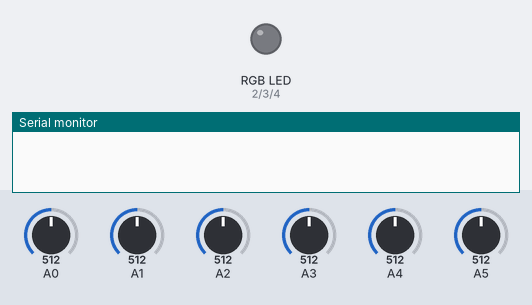
Bench run of a sketch on a simulated Arduino Uno, built with avr-gcc and run on an emulated ATmega328P. Parts: an RGB LED mixed from three pins (HIGH = lit), the last lines printed to the serial monitor. The test bench sets the inputs (shaded band); at power-on: A0 = 512, A1 = 512, A2 = 512, A3 = 512, A4 = 512, A5 = 512. Dim RGB values are drawn brighter than linear; random numbers use the default seed unless the sketch sets one.

Above: at 0.1 s.
At 4.96 s:
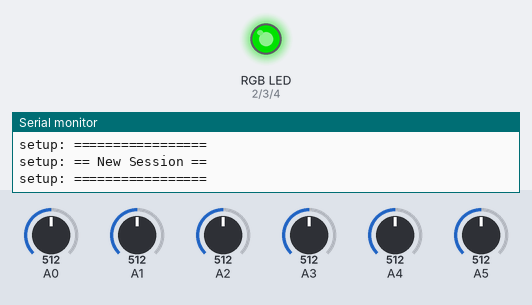
At 8.52 s:
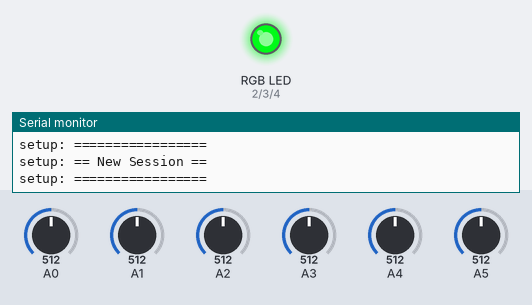
At 18.16 s:
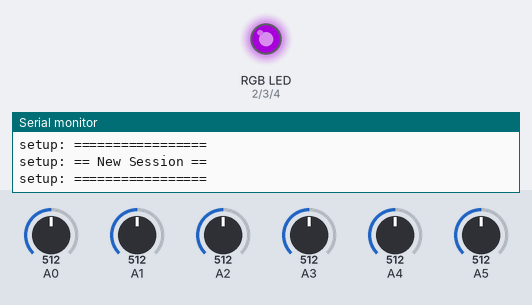
At 27.2 s:
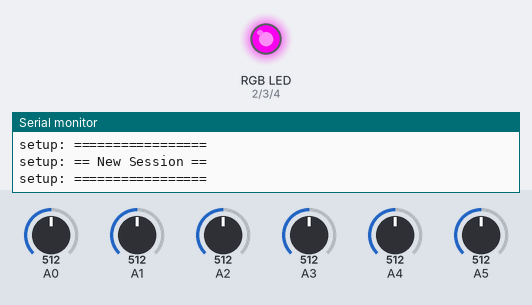
At 38.64 s:
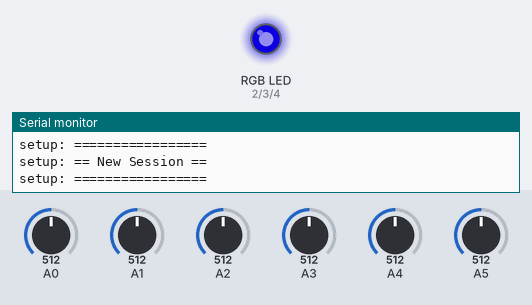
Timing chart, 0 to 40.0 s (numbered marks = the images above):
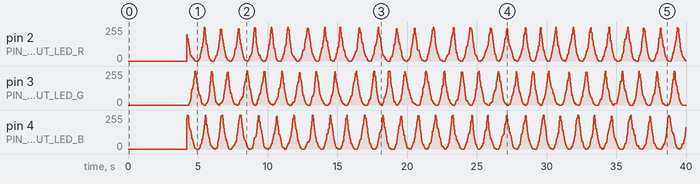

The sketch:

Pixy.ino
```cpp
// (licence header left out)
#include "Headers/common.h"
#include "Headers/gamma.h"
#include "Headers/pwm.h"
/////////////////////////////////////////////////////////////////////////////////////////////////////////////////////////////
#define NAMEOF(x) #x
/////////////////////////////////////////////////////////////////////////////////////////////////////////////////////////////
// Program constants:
/////////////////////////////////////////////////////////////////////////////////////////////////////////////////////////////
const uint8_t FW_VERSION_MAJOR = 1;
const uint8_t FW_VERSION_MINOR = 0;
const uint8_t FW_VERSION_PATCH = 0;
/////////////////////////////////////////////////////////////////////////////////////////////////////////////////////////////
const uint8_t SERIAL_OUT = true;
const uint8_t PIN_OUTPUT_LED_R = 2;
const uint8_t PIN_OUTPUT_LED_G = 3;
const uint8_t PIN_OUTPUT_LED_B = 4;
/////////////////////////////////////////////////////////////////////////////////////////////////////////////////////////////
const uint8_t RANDOM_BLEND_LOWERBOUND = 1;  // Increase/decrease by a random amount for each PWM cycle.
const uint8_t RANDOM_BLEND_UPPERBOUND = 20;
/////////////////////////////////////////////////////////////////////////////////////////////////////////////////////////////
// Types:
/////////////////////////////////////////////////////////////////////////////////////////////////////////////////////////////
typedef enum CHANNEL : uint8_t {
  CHANNEL_RED,
  CHANNEL_GREEN,
  CHANNEL_BLUE,
  CHANNEL_COUNT  // Must be last; for iterating/bounds.
} CHANNEL_T;
/////////////////////////////////////////////////////////////////////////////////////////////////////////////////////////////
typedef enum CHANNEL_STATE : uint8_t {
  CHANNEL_STATE_RISING,
  CHANNEL_STATE_FALLING,
  CHANNEL_STATE_COUNT  // Must be last; for iterating/bounds.
} CHANNEL_STATE_T;
/////////////////////////////////////////////////////////////////////////////////////////////////////////////////////////////
// Initial setup.
/////////////////////////////////////////////////////////////////////////////////////////////////////////////////////////////
void setup(void) {
  ///////////////////////////////////////////////////////////////////////////////////////////////////////////////////////////
  // Hard delay in case of DC power chatter or rapid connect/disconnect of power.
  ///////////////////////////////////////////////////////////////////////////////////////////////////////////////////////////
  delay(3000);
  ///////////////////////////////////////////////////////////////////////////////////////////////////////////////////////////
  setupSeed();
  ///////////////////////////////////////////////////////////////////////////////////////////////////////////////////////////
  softwarePwmBegin();
  ///////////////////////////////////////////////////////////////////////////////////////////////////////////////////////////
  if (SERIAL_OUT) {
    Serial.begin(9600);
    delayInternalSeconds(1, interruptHandler);
    serialWrite(__func__, "=================");
    serialWrite(__func__, "== New Session ==");
    serialWrite(__func__, "=================");
  }
}
/////////////////////////////////////////////////////////////////////////////////////////////////////////////////////////////
// Main program loop.
/////////////////////////////////////////////////////////////////////////////////////////////////////////////////////////////
void loop(void) {
  //*
  blendPwmTest();
  delayInternalMilliseconds(25, interruptHandler);
  //*/
  ///////////////////////////////////////////////////////////////////////////////////////////////////////////////////////////
  /*
  softwarePwmTest(1000);
  delayInternalSeconds(1, interruptHandler);
  //*/
}
/////////////////////////////////////////////////////////////////////////////////////////////////////////////////////////////
// Gamma corrected blend test for each channel.
/////////////////////////////////////////////////////////////////////////////////////////////////////////////////////////////
void blendPwmTest(void) {
  static CHANNEL_T eChannelR = CHANNEL_RED,
                   eChannelG = CHANNEL_GREEN,
                   eChannelB = CHANNEL_BLUE;
  ///////////////////////////////////////////////////////////////////////////////////////////////////////////////////////////
  static uint8_t ubChannelRPwm = (uint8_t)random(0, UINT8_MAX + 1),
                 ubChannelGPwm = (uint8_t)random(0, UINT8_MAX + 1),
                 ubChannelBPwm = (uint8_t)random(0, UINT8_MAX + 1);
  ///////////////////////////////////////////////////////////////////////////////////////////////////////////////////////////
  static CHANNEL_STATE_T eChannelRState = (CHANNEL_STATE_T)random(CHANNEL_STATE_COUNT),
                         eChannelGState = (CHANNEL_STATE_T)random(CHANNEL_STATE_COUNT),
                         eChannelBState = (CHANNEL_STATE_T)random(CHANNEL_STATE_COUNT);
  ///////////////////////////////////////////////////////////////////////////////////////////////////////////////////////////
  handleBlendChannel(&eChannelR, &eChannelRState, &ubChannelRPwm);
  handleBlendChannel(&eChannelG, &eChannelGState, &ubChannelGPwm);
  handleBlendChannel(&eChannelB, &eChannelBState, &ubChannelBPwm);
}
/////////////////////////////////////////////////////////////////////////////////////////////////////////////////////////////
void handleBlendChannel(CHANNEL_T* const p_eChannel, CHANNEL_STATE_T* const p_eChannelState, uint8_t* const p_ubChannelPwm) {
  if (*p_eChannelState == CHANNEL_STATE_RISING) {
    softwarePwmAnalogWrite(getPinForChannel(*p_eChannel), getGammaCorrectnessForChannel(*p_eChannel, *p_ubChannelPwm));
    /////////////////////////////////////////////////////////////////////////////////////////////////////////////////////////
    if (*p_ubChannelPwm >= UINT8_MAX) {
      *p_eChannelState = CHANNEL_STATE_FALLING;
    } else {
      uint8_t ubIncrease = (uint8_t)random(RANDOM_BLEND_LOWERBOUND, RANDOM_BLEND_UPPERBOUND + 1);
      if (*p_ubChannelPwm <= (UINT8_MAX - ubIncrease)) {
        *p_ubChannelPwm += ubIncrease;
      } else {
        *p_ubChannelPwm = UINT8_MAX;
      }
    }
  } else {
    softwarePwmAnalogWrite(getPinForChannel(*p_eChannel), getGammaCorrectnessForChannel(*p_eChannel, *p_ubChannelPwm));
    /////////////////////////////////////////////////////////////////////////////////////////////////////////////////////////
    if (*p_ubChannelPwm <= 0) {
      *p_eChannelState = CHANNEL_STATE_RISING;
    } else {
      uint8_t ubDecrease = (uint8_t)random(RANDOM_BLEND_LOWERBOUND, RANDOM_BLEND_UPPERBOUND + 1);
      if (*p_ubChannelPwm >= ubDecrease) {
        *p_ubChannelPwm -= ubDecrease;
      } else {
        *p_ubChannelPwm = 0;
      }
    }
  }
}
/////////////////////////////////////////////////////////////////////////////////////////////////////////////////////////////
uint8_t getGammaCorrectnessForChannel(CHANNEL_T eChannel, uint8_t ubPwm) {
  uint8_t ubGammaCorrectedPwm;

  switch (eChannel) {
    case CHANNEL_RED:
      {
        ubGammaCorrectedPwm = gammaCorrectedRed(ubPwm);
        break;
      }
    case CHANNEL_GREEN:
      {
        ubGammaCorrectedPwm = gammaCorrectedGreen(ubPwm);
        break;
      }
    case CHANNEL_BLUE:
      {
        ubGammaCorrectedPwm = gammaCorrectedBlue(ubPwm);
        break;
      }
    default:
      {
        serialWrite(__func__, "Error: Uncased channel.");
      }
  }

  return ubGammaCorrectedPwm;
}
/////////////////////////////////////////////////////////////////////////////////////////////////////////////////////////////
void serialWrite(const char* const szFunctionName, const char* const szMessage) {
  Serial.print(szFunctionName);
  Serial.print(": ");
  Serial.println(szMessage);
}
/////////////////////////////////////////////////////////////////////////////////////////////////////////////////////////////
uint8_t getPinForChannel(CHANNEL_T eChannel) {
  uint8_t ubPin;
  switch (eChannel) {
    case CHANNEL_RED:
      {
        ubPin = PIN_OUTPUT_LED_R;
        break;
      }
    case CHANNEL_GREEN:
      {
        ubPin = PIN_OUTPUT_LED_G;
        break;
      }
    case CHANNEL_BLUE:
      {
        ubPin = PIN_OUTPUT_LED_B;
        break;
      }
    default:
      {
        serialWrite(__func__, "Error: Uncased channel.");
      }
  }
  // Or return eChannel + 2.
  return ubPin;
}
/////////////////////////////////////////////////////////////////////////////////////////////////////////////////////////////
// Seed by mixing analog noise and runtime for a higher degree of entropy.
/////////////////////////////////////////////////////////////////////////////////////////////////////////////////////////////
void setupSeed(void) {
  unsigned long ulSeed = 0;

  for (uint8_t ubI = 0; ubI < 32; ubI++) {
    for (uint8_t ubPin = A0; ubPin <= A5; ubPin++) {
      ulSeed ^= analogRead(ubPin) << (ubI % 16);
    }
    ulSeed ^= micros();
    delayInternalMilliseconds(5, NULL);
  }

  randomSeed(ulSeed);
}
/////////////////////////////////////////////////////////////////////////////////////////////////////////////////////////////
// Gamma corrected fade test for each channel.
/////////////////////////////////////////////////////////////////////////////////////////////////////////////////////////////
void softwarePwmTest(uint16_t usPwmDelayUs) {
  uint16_t usI = 0;
  ///////////////////////////////////////////////////////////////////////////////////////////////////////////////////////////
  for (; usI < GAMMA_CHANNEL_MAX_VALUES; usI++) {
    softwarePwmAnalogWrite(PIN_OUTPUT_LED_R, gammaCorrectedRed(usI));
    delayInternalMicroseconds(usPwmDelayUs, interruptHandler);
  }
  for (usI = GAMMA_CHANNEL_MAX_VALUES - 1; usI > 0; usI--) {
    softwarePwmAnalogWrite(PIN_OUTPUT_LED_R, gammaCorrectedRed(usI));
    delayInternalMicroseconds(usPwmDelayUs, interruptHandler);
  }
  ///////////////////////////////////////////////////////////////////////////////////////////////////////////////////////////
  for (; usI < GAMMA_CHANNEL_MAX_VALUES; usI++) {
    softwarePwmAnalogWrite(PIN_OUTPUT_LED_G, gammaCorrectedGreen(usI));
    delayInternalMicroseconds(usPwmDelayUs, interruptHandler);
  }
  for (usI = GAMMA_CHANNEL_MAX_VALUES - 1; usI > 0; usI--) {
    softwarePwmAnalogWrite(PIN_OUTPUT_LED_G, gammaCorrectedGreen(usI));
    delayInternalMicroseconds(usPwmDelayUs, interruptHandler);
  }
  ///////////////////////////////////////////////////////////////////////////////////////////////////////////////////////////
  for (; usI < GAMMA_CHANNEL_MAX_VALUES; usI++) {
    softwarePwmAnalogWrite(PIN_OUTPUT_LED_B, gammaCorrectedBlue(usI));
    delayInternalMicroseconds(usPwmDelayUs, interruptHandler);
  }
  for (usI = GAMMA_CHANNEL_MAX_VALUES - 1; usI > 0; usI--) {
    softwarePwmAnalogWrite(PIN_OUTPUT_LED_B, gammaCorrectedBlue(usI));
    delayInternalMicroseconds(usPwmDelayUs, interruptHandler);
  }
  ///////////////////////////////////////////////////////////////////////////////////////////////////////////////////////////
  for (; usI < GAMMA_CHANNEL_MAX_VALUES; usI++) {
    softwarePwmAnalogWrite(PIN_OUTPUT_LED_R, gammaCorrectedRed(usI));
    softwarePwmAnalogWrite(PIN_OUTPUT_LED_G, gammaCorrectedGreen(usI));
    softwarePwmAnalogWrite(PIN_OUTPUT_LED_B, gammaCorrectedBlue(usI));
    delayInternalMicroseconds(usPwmDelayUs, interruptHandler);
  }
  for (usI = GAMMA_CHANNEL_MAX_VALUES - 1; usI > 0; usI--) {
    softwarePwmAnalogWrite(PIN_OUTPUT_LED_R, gammaCorrectedRed(usI));
    softwarePwmAnalogWrite(PIN_OUTPUT_LED_G, gammaCorrectedGreen(usI));
    softwarePwmAnalogWrite(PIN_OUTPUT_LED_B, gammaCorrectedBlue(usI));
    delayInternalMicroseconds(usPwmDelayUs, interruptHandler);
  }
}
/////////////////////////////////////////////////////////////////////////////////////////////////////////////////////////////
// Check on interrupts or other states while performing an internal delay. Fast code; no hard delays or waiting.
/////////////////////////////////////////////////////////////////////////////////////////////////////////////////////////////
void interruptHandler(void) {
}
/////////////////////////////////////////////////////////////////////////////////////////////////////////////////////////////
inline void red(uint8_t ubState) {
  digitalWrite(PIN_OUTPUT_LED_R, ubState);
}
/////////////////////////////////////////////////////////////////////////////////////////////////////////////////////////////
inline void green(uint8_t ubState) {
  digitalWrite(PIN_OUTPUT_LED_G, ubState);
}
/////////////////////////////////////////////////////////////////////////////////////////////////////////////////////////////
inline void blue(uint8_t ubState) {
  digitalWrite(PIN_OUTPUT_LED_B, ubState);
}
/////////////////////////////////////////////////////////////////////////////////////////////////////////////////////////////
// Internal second delay handler to check on tasks while waiting.
/////////////////////////////////////////////////////////////////////////////////////////////////////////////////////////////
void delayInternalSeconds(uint16_t usDelaySeconds, void (*p_fnInterruptHandler)(void)) {
  unsigned long ulMillisStart = millis();
  unsigned long usDelayMs = usDelaySeconds * 1000;

  if (p_fnInterruptHandler) {
    while ((millis() - ulMillisStart) < usDelayMs) {
      p_fnInterruptHandler();
    }
  } else {
    while ((millis() - ulMillisStart) < usDelayMs) {
      ;
    }
  }
}
/////////////////////////////////////////////////////////////////////////////////////////////////////////////////////////////
// Internal millisecond delay handler to check on tasks while waiting.
/////////////////////////////////////////////////////////////////////////////////////////////////////////////////////////////
void delayInternalMilliseconds(uint16_t usDelayMs, void (*p_fnInterruptHandler)(void)) {
  unsigned long ulMillisStart = millis();

  if (p_fnInterruptHandler) {
    while ((millis() - ulMillisStart) < usDelayMs) {
      p_fnInterruptHandler();
    }
  } else {
    while ((millis() - ulMillisStart) < usDelayMs) {
      ;
    }
  }
}
/////////////////////////////////////////////////////////////////////////////////////////////////////////////////////////////
// Internal microsecond delay handler to check on tasks while waiting.
/////////////////////////////////////////////////////////////////////////////////////////////////////////////////////////////
void delayInternalMicroseconds(uint16_t usDelayUs, void (*p_fnInterruptHandler)(void)) {
  unsigned long ulMicrosStart = micros();

  if (p_fnInterruptHandler) {
    while ((micros() - ulMicrosStart) < usDelayUs) {
      p_fnInterruptHandler();
    }
  } else {
    while ((micros() - ulMicrosStart) < usDelayUs) {
      ;
    }
  }
}
/////////////////////////////////////////////////////////////////////////////////////////////////////////////////////////////
```

common.h
```cpp
// (licence header left out)
#ifndef _COMMON_H_
#define _COMMON_H_
/////////////////////////////////////////////////////////////////////////////////////////////////////////////////////////////
// Headers:
/////////////////////////////////////////////////////////////////////////////////////////////////////////////////////////////
#include <Arduino.h>
/////////////////////////////////////////////////////////////////////////////////////////////////////////////////////////////
#endif
/////////////////////////////////////////////////////////////////////////////////////////////////////////////////////////////
```

gamma.h
```cpp
// (licence header left out)
#ifndef _GAMMA_H_
#define _GAMMA_H_
/////////////////////////////////////////////////////////////////////////////////////////////////////////////////////////////
// Headers:
/////////////////////////////////////////////////////////////////////////////////////////////////////////////////////////////
#include <Arduino.h>
/////////////////////////////////////////////////////////////////////////////////////////////////////////////////////////////
// Constants:
/////////////////////////////////////////////////////////////////////////////////////////////////////////////////////////////
const uint16_t GAMMA_CHANNEL_MAX_VALUES = 256;
const uint16_t GAMMA_CONDENSED_MAX_VALUES = 144;
/////////////////////////////////////////////////////////////////////////////////////////////////////////////////////////////
// Prototypes:
/////////////////////////////////////////////////////////////////////////////////////////////////////////////////////////////
uint8_t gammaCorrectedFormula(uint8_t, float);
uint8_t gammaCorrectedRed(uint8_t);
uint8_t gammaCorrectedGreen(uint8_t);
uint8_t gammaCorrectedBlue(uint8_t);
uint8_t gammaCorrectedCondensed(uint8_t);
/////////////////////////////////////////////////////////////////////////////////////////////////////////////////////////////
// Gamma corrected lookup table for the red/green/blue channels.
/////////////////////////////////////////////////////////////////////////////////////////////////////////////////////////////
extern const uint8_t gammaRed[GAMMA_CHANNEL_MAX_VALUES] PROGMEM;
extern const uint8_t gammaGreen[GAMMA_CHANNEL_MAX_VALUES] PROGMEM;
extern const uint8_t gammaBlue[GAMMA_CHANNEL_MAX_VALUES] PROGMEM;
/////////////////////////////////////////////////////////////////////////////////////////////////////////////////////////////
// Condensed gamma corrected lookup table for use with all RGB channels.
/////////////////////////////////////////////////////////////////////////////////////////////////////////////////////////////
extern const uint8_t gammaCondensed[GAMMA_CONDENSED_MAX_VALUES] PROGMEM;
/////////////////////////////////////////////////////////////////////////////////////////////////////////////////////////////
#endif
/////////////////////////////////////////////////////////////////////////////////////////////////////////////////////////////
```

Source omitted: pwm.h (2455 bytes), gamma.cpp (data table, 6860 bytes), pwm.cpp (8126 bytes)
